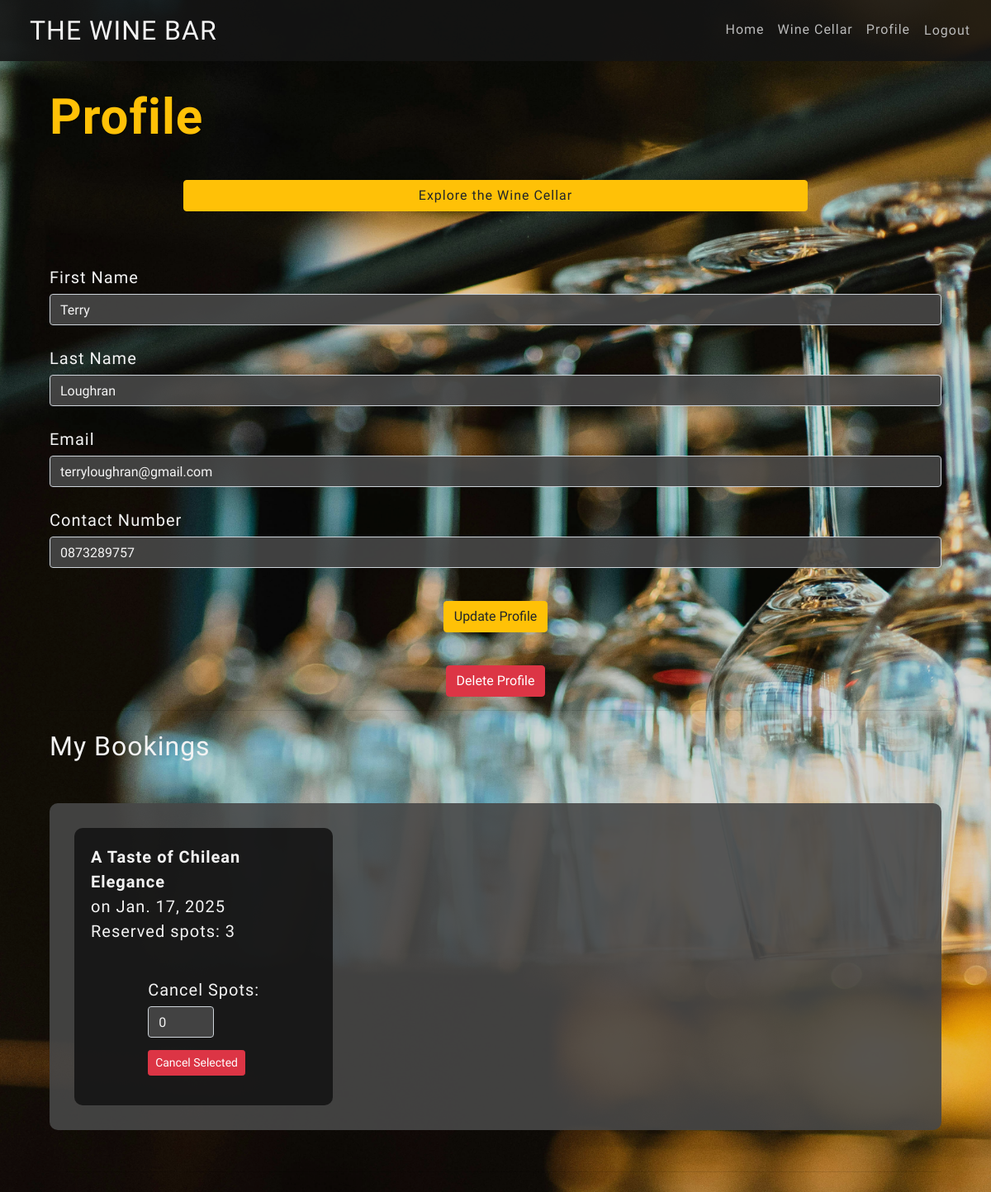
/wine_cellar/profile/ (signed in), run on an earlier commit of the app's database.
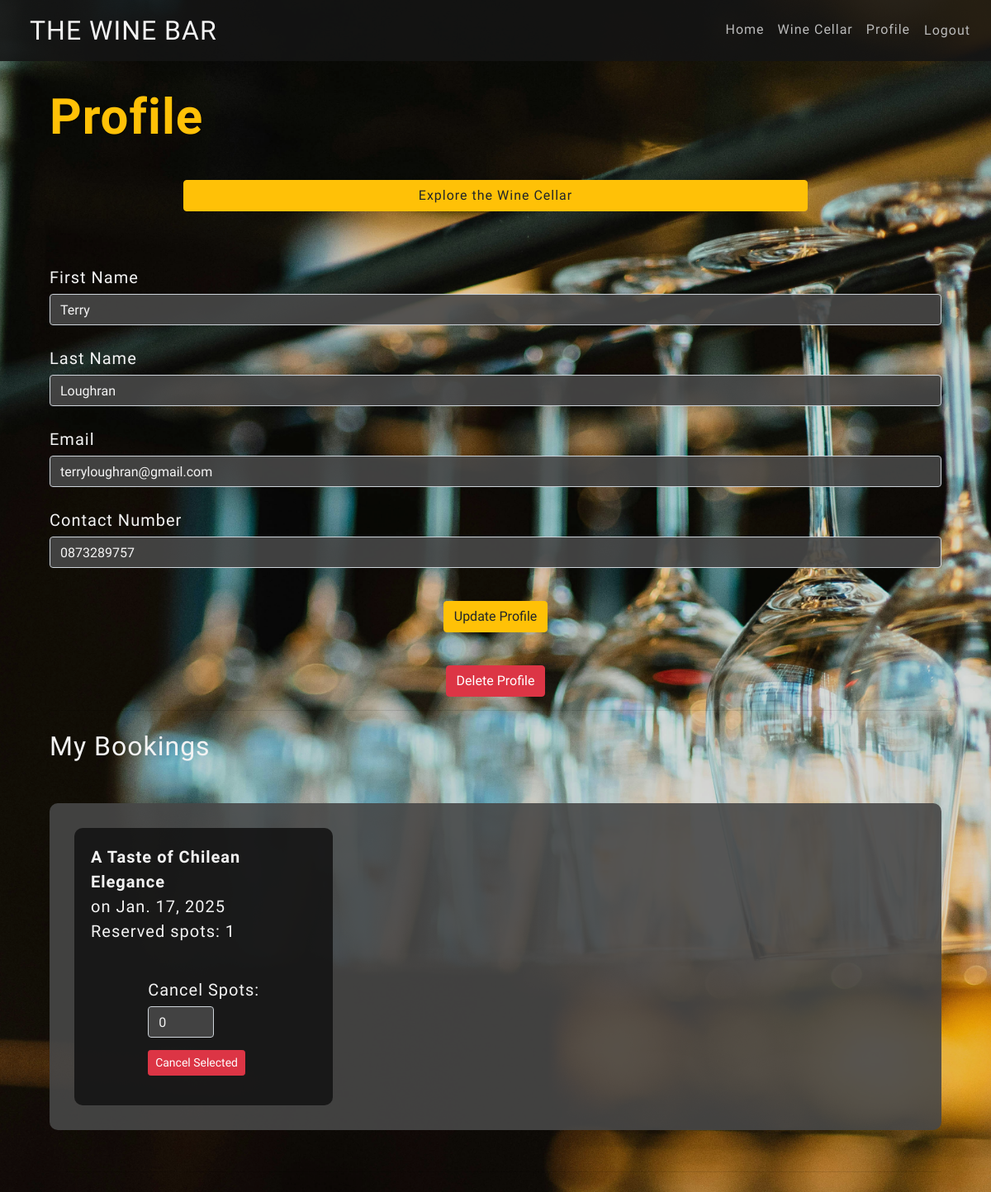
And on a later commit of the database.
### bookings/models.py (models this page shows, shortened)
class Booking(models.Model):
    user = models.ForeignKey(User, on_delete=models.CASCADE, related_name="bookings")
    wine_experience = models.ForeignKey(
        WineCellar, on_delete=models.CASCADE, related_name="bookings"
    )
    spots_reserved = models.PositiveIntegerField(default=1)
    timestamp = models.DateTimeField(auto_now_add=True)

class WineCellar(models.Model):
    title = models.CharField(max_length=255)
    description = models.TextField()
    price = models.DecimalField(max_digits=10, decimal_places=2)
    date = models.DateField()
    available_spots = models.PositiveIntegerField()
    total_spots = models.PositiveIntegerField()
    what_to_expect = models.TextField()
    join_us_for = models.TextField()

### bookings/views.py (the view)
# urls.py: path("profile/", views.profile, name="profile"),
@login_required
def profile(request):
    profile, _ = UserProfile.objects.get_or_create(user=request.user)
    bookings = Booking.objects.filter(user=request.user)
    if request.method == "POST":
        form = UserProfileForm(request.POST, instance=profile)
        if form.is_valid():
            profile = form.save(commit=False)
            profile.user.first_name = form.cleaned_data["first_name"]
            profile.user.last_name = form.cleaned_data["last_name"]
            profile.user.email = profile.email
            profile.user.save()
            profile.save()
            messages.success(request, "Profile updated successfully.")
            return redirect("bookings:profile")
        else:
            messages.error(request, "Failed to update profile. Please try again.")
    else:
        form = UserProfileForm(instance=profile)
    return render(
        request, "bookings/profile.html", {"form": form, "bookings": bookings}
    )

### bookings/templates/bookings/profile.html (shortened to what this page needs)
{% extends "layout.html" %}
{% block content %}
  <div class="container mt-4">
    <h1 class="mb-4"><strong>Profile</strong></h1>
    <a href="{% url 'bookings:wine_cellar' %}"
       class="btn btn-warning btn-md">Explore the Wine Cellar</a>
    <form method="post" action="{% url 'bookings:profile' %}">
      <div class="form-group">
        <label for="first_name">First Name</label>
        <input type="text"
               class="form-control"
               id="first_name"
               name="first_name"
               value="{{ form.first_name.value }}"
               autocomplete="given-name"
               placeholder="Joe">
      </div>
      <div class="form-group">
        <label for="last_name">Last Name</label>
        <input type="text"
               class="form-control"
               id="last_name"
               name="last_name"
               value="{{ form.last_name.value }}"
               autocomplete="family-name"
               placeholder="Blogs">
      </div>
      <div class="form-group">
        <label for="email">Email</label>
        <input type="email"
               class="form-control"
               id="email"
               name="email"
               value="{{ form.email.value }}"
               autocomplete="email"
               placeholder="joeblogs@email.co">
      </div>
      <div class="form-group">
        <label for="contact_number">Contact Number</label>
        <input type="text"
               class="form-control"
               id="contact_number"
               name="contact_number"
               value="{{ form.contact_number.value }}"
               autocomplete="tel"
               placeholder="087XXX XXXX">
      </div>
      <button type="submit" class="btn btn-warning">Update Profile</button>
    </form>
    <button type="button"
            class="btn btn-danger mt-2"
            data-toggle="modal"
            data-target="#deleteProfileModal">Delete Profile</button>
    <hr>
    <h2 class="mt-4">My Bookings</h2>
    <div class="user_bookings">
      <ul>
        {% for booking in bookings %}
          <li>
            <strong>{{ booking.wine_experience.title }}</strong> on {{ booking.wine_experience.date }}
            <br>
            Reserved spots: {{ booking.spots_reserved }}
            <form method="post"
                  class="inline-form mt-2"
                  action="{% url 'bookings:cancel_booking' %}">
              <div class="form-group">
                <label for="spots_to_cancel_{{ booking.id }}">Cancel Spots:</label>
                <input type="number"
                       name="spots_to_cancel"
                       id="spots_to_cancel_{{ booking.id }}"
                       class="form-control d-inline"
                       style="width: 80px"
                       min="1"
                       value="0"
                       max="{{ booking.spots_reserved }}">
                <button type="submit" name="cancel_booking" class="btn btn-danger btn-sm">Cancel Selected</button>
              </div>
            </form>
          </li>
        {% empty %}
          <p>You haven't made any bookings yet.</p>
        {% endfor %}
      </ul>
    </div>
    <hr>
  </div>
{% endblock content %}

What changed in the data, as far as the page shows it:
changed Booking "A Taste of Chilean Elegance": spots_reserved "3" → "1"
